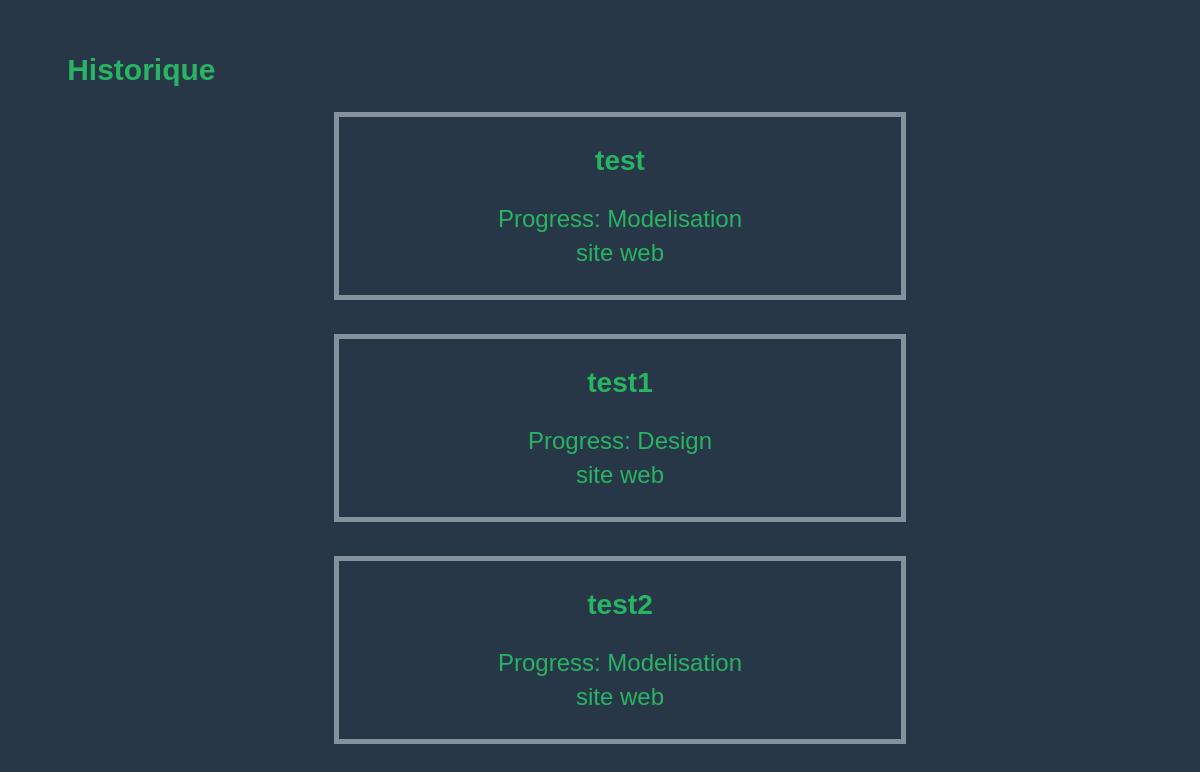
Before: /home/history/ with the older database file.
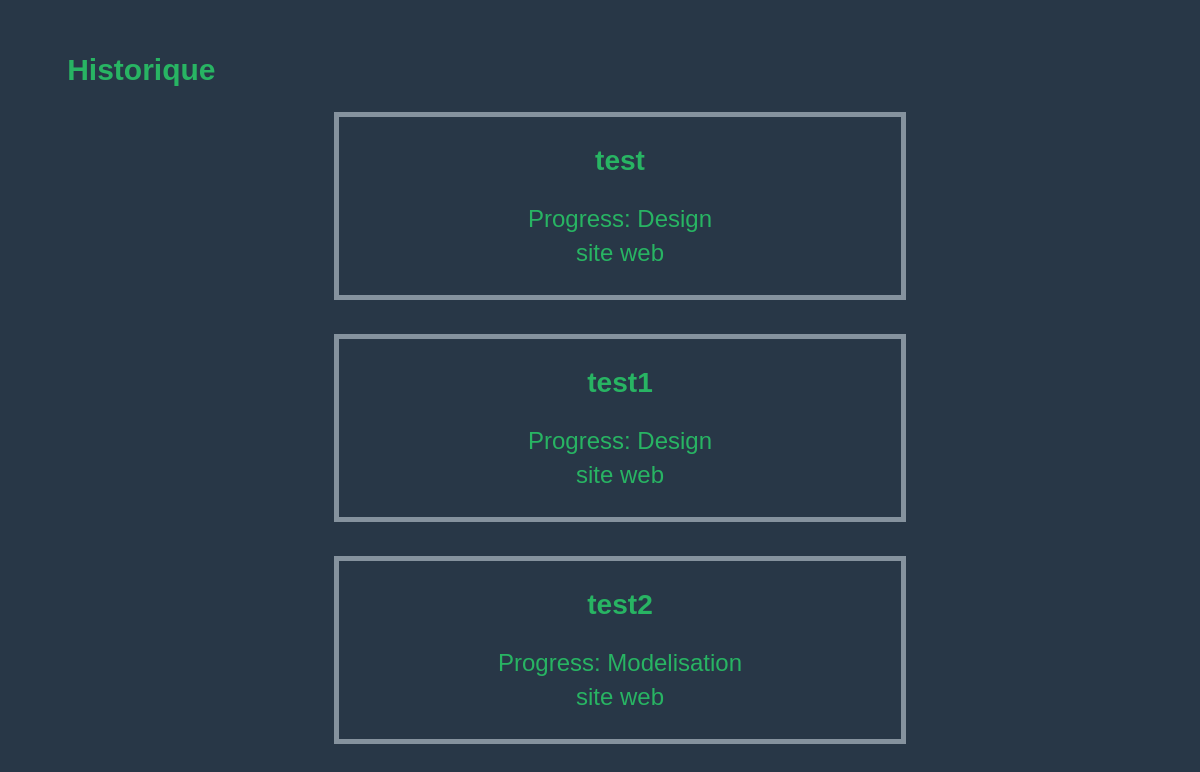
After: the same page with the newer database file.
### statApp/models.py (models this page shows)
class Project(models.Model):
    nameProject = models.CharField(max_length=50)
    projectProgress = models.CharField(max_length=50, choices=STAT, verbose_name='stat')
    link_site = models.CharField(max_length=255)

### statApp/views.py (the view)
# urls.py: path('history/', views.history_view, name='history'),
def history_view(request):
    projects = Project.objects.all()
    context = {
        'projects': projects
    }
    return render(request, 'statApp/history.html', context)

### statApp/templates/statApp/history.html (shortened to what this page needs)
<!DOCTYPE html>
<html lang="en">
<head>
</head>
<body>
    <div>
        <h2 class="name">
            Historique
        </h2>
        <ul>
            {% for project in projects %}
            <li>
                <h3>{{project.nameProject}}</h3>
                <div class="progress">Progress: {{project.projectProgress}}</div>
                <a href="{{project.link_site}}" target="_blank">
                    <div>site web</div>
                </a></br>
            </li>
            {%endfor%}
        </ul>
    </div>
</body>
</html>

### statApp/templates/statApp/history.html (style rules this page uses)
body { background-color: #283747; font-size: larger; font-family: Helvetica, sans-serif; color: #28B463; font-size: 20px; }
ul { list-style: none; text-align: center; font-size: larger; }
.name { padding-left: 5%; margin-top: 4.5%; font-size: 30px; font-weight: 700; }
a { text-decoration: none; color: #28B463; }
.progress { margin-bottom: 1%; }
li { margin-bottom: 3%; border: solid 5px #85929E; margin-left: 25%; margin-right:25% ; }

Changed rows visible on the page:
changed Project "test": projectProgress "Modelisation" → "Design"
